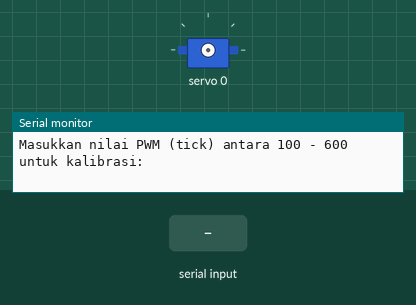
This sketch was run on a simulated ESP32. Parts: servo, the last lines printed to the serial monitor. Inputs (shaded band) come from the test bench.

Above: at 1.2 s.
1.3 s: "90,45\n" received over Serial
2.8 s: "200\n" received over Serial
At 4.0 s:
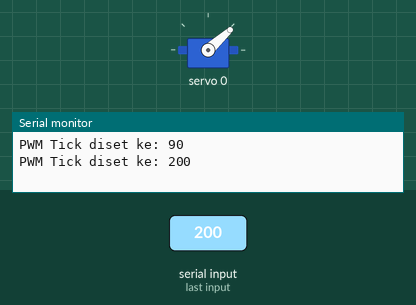
4.3 s: "90\n" received over Serial
At 5.4 s:
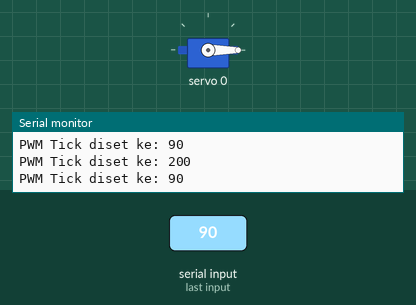
Timing chart, 0 to 7.3 s (numbered marks = the images above; inputs shaded):
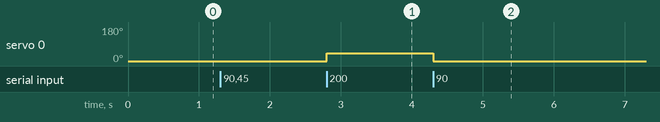

The sketch:

sketch_may04a.ino
```cpp
#include <Wire.h>
#include <Adafruit_PWMServoDriver.h>

Adafruit_PWMServoDriver pca9685 = Adafruit_PWMServoDriver();

#define SERVO_CHANNEL 0  // Ubah ke channel servo yang ingin dikalibrasi

void setup() {
  Serial.begin(115200);
  Wire.begin(21, 22);  // Default I2C ESP32
  pca9685.begin();
  pca9685.setPWMFreq(50); // 50Hz untuk servo

  Serial.println("Masukkan nilai PWM (tick) antara 100 - 600 untuk kalibrasi:");
}

void loop() {
  if (Serial.available()) {
    String input = Serial.readStringUntil('\n');
    int pwmTick = input.toInt();

    // Validasi batas aman untuk servo
//    if (pwmTick >= 100 && pwmTick <= 600) {
    if (true) {
      pca9685.setPWM(SERVO_CHANNEL, 0, pwmTick);
      Serial.print("PWM Tick diset ke: ");
      Serial.println(pwmTick);
    } else {
      Serial.println("❌ Nilai harus antara 100 - 600");
    }
  }
}
```

Measured:
- after the input at 2.8 s, servo 0: 0° → 42° at once
- after the input at 4.3 s, servo 0: 42° → 0° at once
